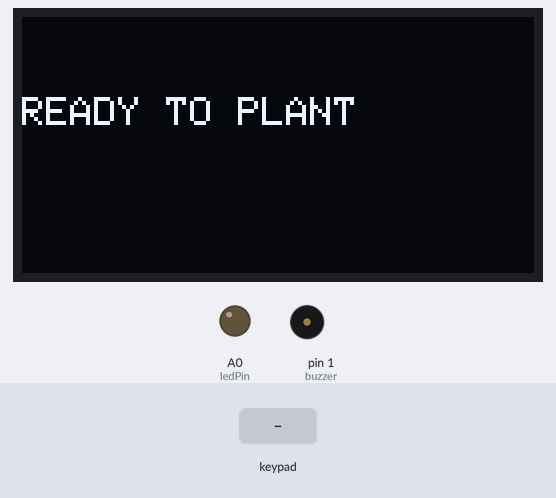
This sketch was run on a simulated Arduino Uno, built with avr-gcc and run on an emulated ATmega328P. Shown: 128×64 one-colour display, output pins drawn as LEDs (lit = HIGH), buzzer (waves = sounding, pin HIGH). The inputs (shaded band) are chosen by the test bench.

Above: at 1.2 s.
1.3 s: keypad keys 7 3 5 5 6 0 8 pressed 0.4 s apart
At 4.6 s:
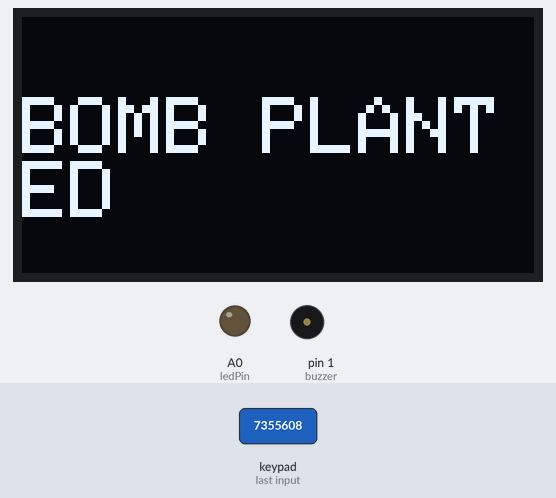
At 6.6 s:
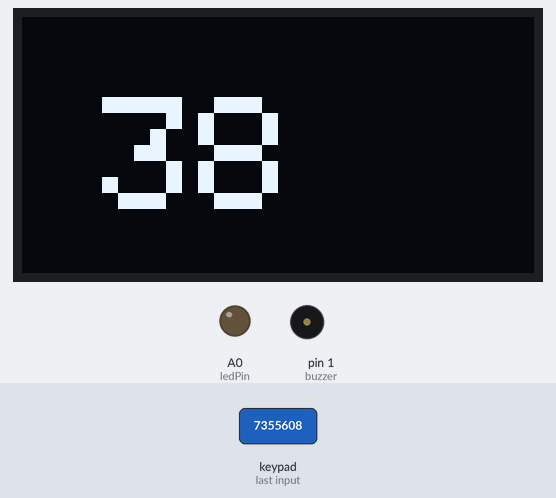
Timing chart, 0 to 45.4 s (numbered marks = the images above; inputs shaded):
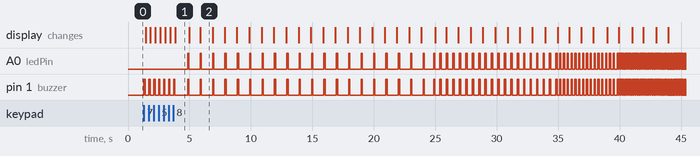

The sketch:

BombModuleSimulator.ino
```cpp
#include <Wire.h>
#include <Adafruit_GFX.h>
#include <Adafruit_SSD1306.h>
#include <Keypad.h>

#define SCREEN_WIDTH 128
#define SCREEN_HEIGHT 64
Adafruit_SSD1306 display(SCREEN_WIDTH, SCREEN_HEIGHT, &Wire, -1);

const byte ROWS = 4;
const byte COLS = 4;
char keys[ROWS][COLS] = {
  {'1','2','3','A'},
  {'4','5','6','B'},
  {'7','8','9','C'},
  {'*','0','#','D'}
};
byte rowPins[ROWS] = {2, 3, 4, 5};
byte colPins[COLS] = {6, 7, 8, 9};
Keypad keypad = Keypad(makeKeymap(keys), rowPins, colPins, ROWS, COLS);

const int buzzer = 1;
const int ledPin = A0;
const String PASSWORD = "7355608";

String inputCode = "";
bool isPlanted = false;
unsigned long startTime;
int countdown = 40;

void setup() {
  display.begin(SSD1306_SWITCHCAPVCC, 0x3C);
  display.clearDisplay();
  display.setTextColor(WHITE);

  pinMode(buzzer, OUTPUT);
  pinMode(ledPin, OUTPUT);

  showMsg("READY TO PLANT", 1);
}

void loop() {
  if (!isPlanted) {
    char key = keypad.getKey();
    if (key) {
      beep(100);
      if (key == '*') {
        inputCode = "";
      } else {
        inputCode += key;
      }

      updateEntryDisplay();

      if (inputCode == PASSWORD) {
        plantBomb();
      }
    }
  } else {
    handleCountdown();
  }
}

void updateEntryDisplay() {
  display.clearDisplay();
  display.setCursor(0, 0);
  display.setTextSize(1);
  display.println("ENTER CODE:");
  display.setTextSize(2);
  display.println(inputCode);
  display.display();
}

void plantBomb() {
  isPlanted = true;
  startTime = millis();
  showMsg("BOMB PLANTED", 2);
  delay(1000);
}

void handleCountdown() {
  unsigned long elapsed = (millis() - startTime) / 1000;
  int timeLeft = countdown - elapsed;

  int beepInterval = 1000;
  if (timeLeft < 5) beepInterval = 150;
  else if (timeLeft < 10) beepInterval = 300;
  else if (timeLeft < 20) beepInterval = 500;

  static unsigned long lastBeep = 0;
  if (millis() - lastBeep > beepInterval) {
    lastBeep = millis();
    digitalWrite(ledPin, HIGH);
    beep(100);
    digitalWrite(ledPin, LOW);
  }

  display.clearDisplay();
  display.setCursor(20, 20);
  display.setTextSize(4);
  display.print(timeLeft);
  display.display();

  if (timeLeft <= 0) {
    explode();
  }
}

void explode() {
  display.clearDisplay();
  display.setCursor(10, 20);
  display.setTextSize(3);
  display.println("BOOM!!!");
  display.display();

  for(int i=0; i<50; i++) {
    digitalWrite(ledPin, HIGH);
    digitalWrite(buzzer, HIGH);
    delay(50);
    digitalWrite(ledPin, LOW);
    digitalWrite(buzzer, LOW);
    delay(50);
  }

  isPlanted = false;
  inputCode = "";
  showMsg("TERRORISTS WIN", 1);
  delay(3000);
  showMsg("READY TO PLANT", 1);
}

void beep(int ms) {
  digitalWrite(buzzer, HIGH);
  delay(ms);
  digitalWrite(buzzer, LOW);
}

void showMsg(String msg, int sz) {
  display.clearDisplay();
  display.setCursor(0, 20);
  display.setTextSize(sz);
  display.println(msg);
  display.display();
}
```

Measured:
- after the input at 1.3 s, A0 (ledPin): LOW → HIGH after 3.6 s, → LOW 0.10 s later, → HIGH 0.91 s later, → LOW 0.10 s later, … (194 changes in this stretch); pin 1 (buzzer): LOW → HIGH at once, → LOW 0.10 s later, → HIGH 0.30 s later, → LOW 0.10 s later, … (208 changes in this stretch)
- what the display in image 1 shows lasts 1.1 s, from 3.9 s to 5.0 s
- what the display in image 2 shows lasts 1.0 s, from 5.9 s to 6.9 s
